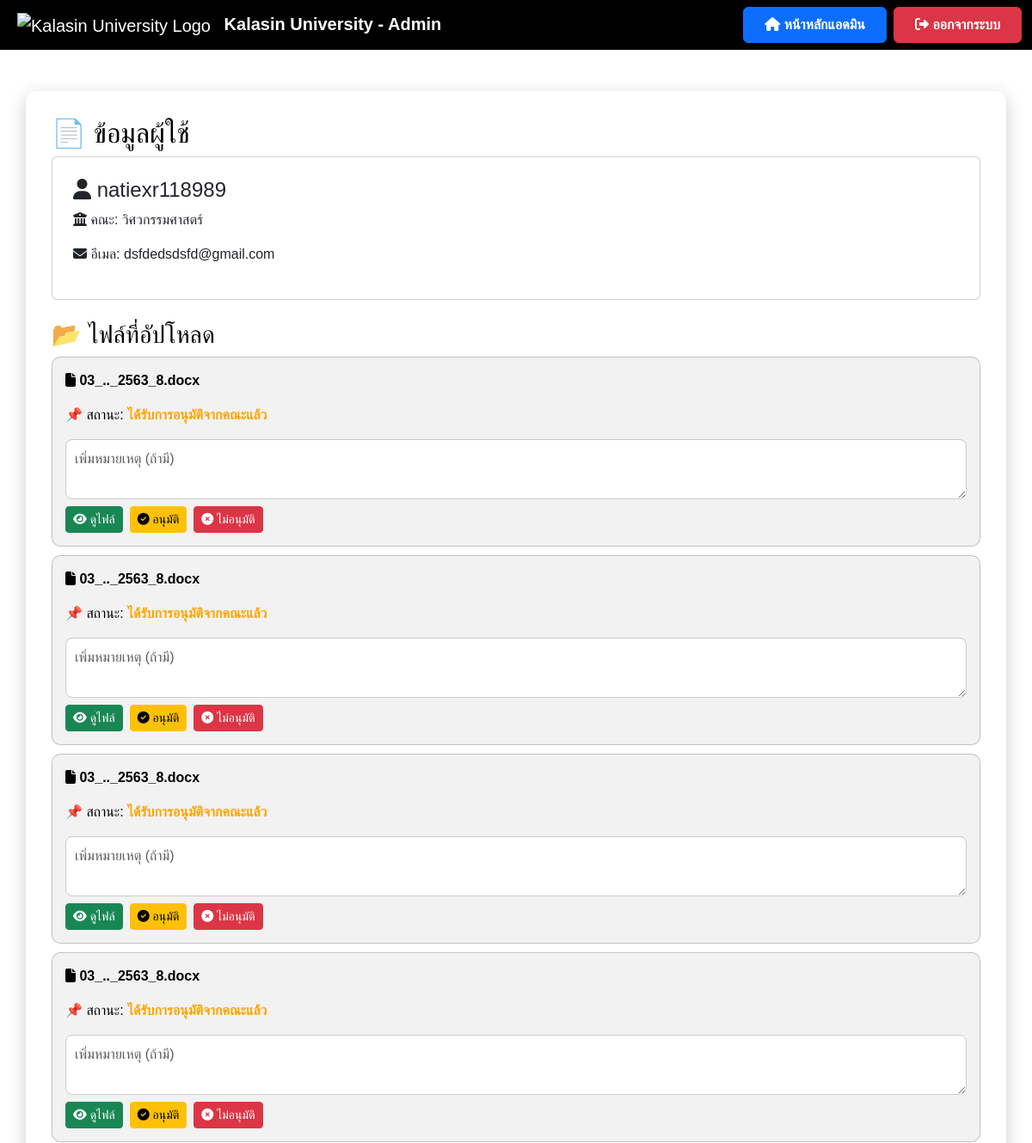
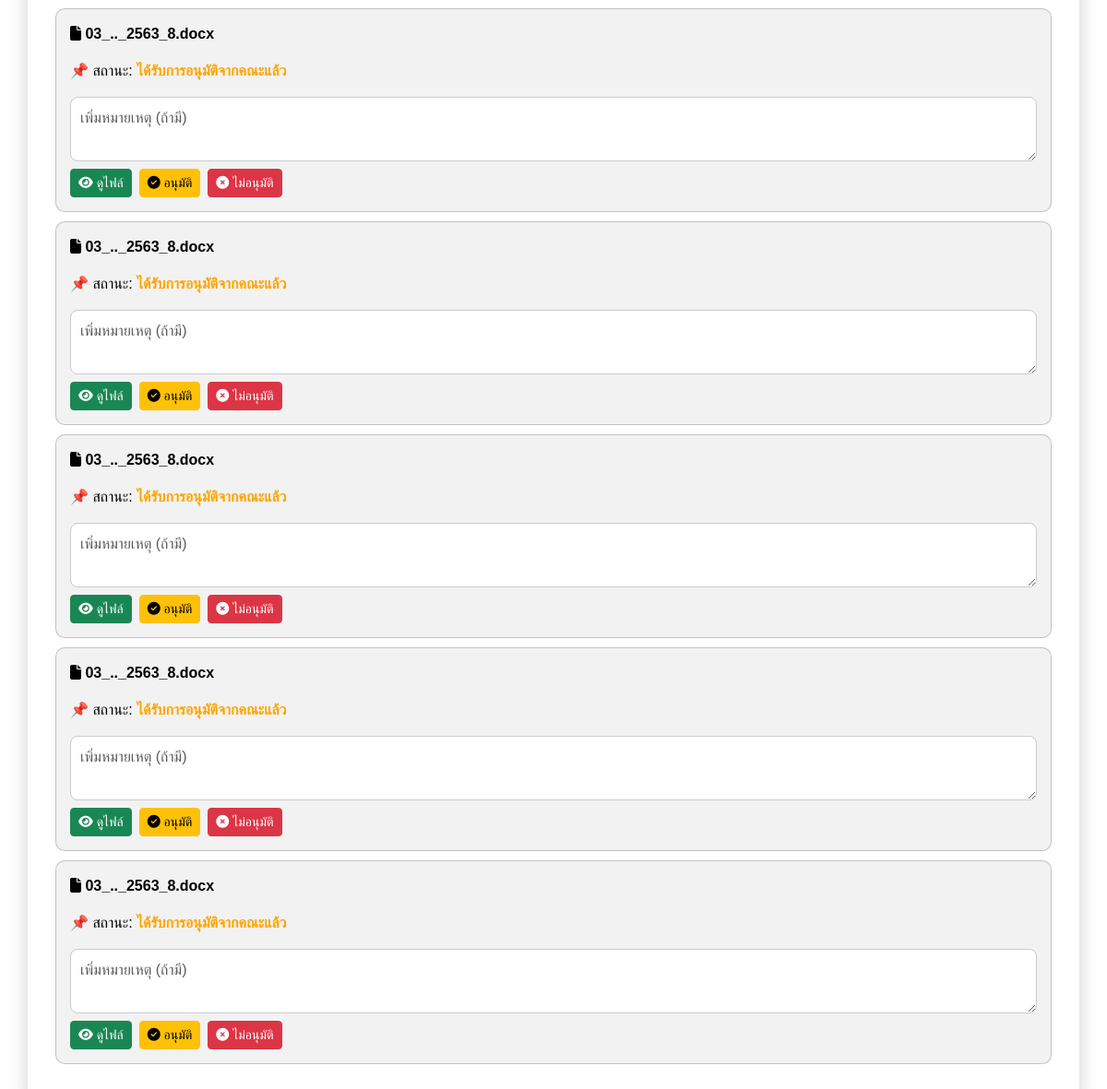
/view_user/14, run on the app's committed database (2 pictures, top to bottom).
### app.py (models this page shows)
class User(db.Model):
    id = db.Column(db.Integer, primary_key=True)
    username = db.Column(db.String(100), unique=True, nullable=False)
    email = db.Column(db.String(150), unique=True, nullable=False)  # ✅ เพิ่ม email
    password = db.Column(db.String(200), nullable=False)
    role = db.Column(db.String(10), nullable=False, default='user')
    files = db.relationship('File', backref='user', lazy=True)
    faculty = db.Column(db.String(100), nullable=True)

class File(db.Model):
    id = db.Column(db.Integer, primary_key=True)
    filename = db.Column(db.String(255), nullable=False)
    file_path = db.Column(db.String(255), nullable=True)  # ✅ เพิ่มฟิลด์นี้
    status = db.Column(db.String(50), nullable=False, default="รอตรวจสอบ")
    comment = db.Column(db.Text, nullable=True)
    user_id = db.Column(db.Integer, db.ForeignKey('user.id'), nullable=False)
    upload_date = db.Column(db.DateTime, default=db.func.current_timestamp())
    review_date = db.Column(db.DateTime, nullable=True)
    approve_date = db.Column(db.DateTime, nullable=True)

### app.py (the view)
@app.route('/view_user/<int:user_id>')
def view_user(user_id):
    user = User.query.get(user_id)
    if not user:
        flash("ไม่พบข้อมูลผู้ใช้", "danger")
        return redirect(url_for('manage_users'))  # ถ้าหาไม่เจอให้กลับไปหน้า manage_users
    files = File.query.filter_by(user_id=user.id).all()
    return render_template('view_user.html', user=user, files=files)

### templates/view_user.html (shortened to what this page needs)
<!DOCTYPE html>
<html lang="th">
<head>
    <link href="https://cdn.jsdelivr.net/npm/bootstrap@5.3.3/dist/css/bootstrap.min.css" rel="stylesheet">
    <link rel="stylesheet" href="https://cdnjs.cloudflare.com/ajax/libs/font-awesome/6.4.2/css/all.min.css">
    {% set fac_map = {
        'engineering':'วิศวกรรมศาสตร์',
        'science':'วิทยาศาสตร์',
        'education':'ครุศาสตร์',
        'nursing':'พยาบาลศาสตร์',
        'law':'นิติศาสตร์',
        'arts':'ศิลปศาสตร์'
    } %}
</head>
<body>
    <nav class="navbar navbar-expand-lg navbar-dark">
        <div class="container-fluid">
            <a class="navbar-brand ms-2" href="{{ url_for('admin_dashboard') }}">
                <img src="https://upload.wikimedia.org/wikipedia/th/4/4e/Kalasin_University_Seal.svg"
                     alt="Kalasin University Logo" style="height: 50px; margin-right: 10px;">
                <strong>Kalasin University - Admin</strong>
            </a>
            <div class="ms-auto d-flex">
                <a href="{{ url_for('admin_dashboard') }}" class="btn btn-primary fw-bold px-4 py-2 me-2">
                    <i class="fas fa-home"></i> หน้าหลักแอดมิน
                </a>
                <a href="{{ url_for('logout') }}" class="btn btn-danger fw-bold px-4 py-2">
                    <i class="fas fa-sign-out-alt"></i> ออกจากระบบ
                </a>
            </div>
        </div>
    </nav>
    <div class="container container-custom mt-5">
        <h2>📄 ข้อมูลผู้ใช้</h2>
        <div class="card p-4">
            <h4><i class="fas fa-user"></i> {{ user.username }}</h4>
            <p><i class="fas fa-university"></i> คณะ: {{ fac_map.get(user.faculty, 'ไม่ระบุคณะ') }}</p>
            <p><i class="fas fa-envelope"></i> อีเมล: {{ user.email }}</p>
        </div>
        <h3 class="mt-4">📂 ไฟล์ที่อัปโหลด</h3>
        {% if files %}
        {% for file in files %}
        <div class="file-card">
            <p><i class="fas fa-file"></i> <strong>{{ file.filename }}</strong></p>
            <p>📌 สถานะ:
                <span id="status-{{ file.id }}" class="{% if file.status == 'อนุมัติแล้ว' %}status-approved{% elif file.status == 'ไม่อนุมัติ' %}status-rejected{% else %}status-pending{% endif %}">
                    {{ file.status }}
                </span>
            </p>
            <textarea class="form-control mt-2 comment-box" id="comment-{{ file.id }}" placeholder="เพิ่มหมายเหตุ (ถ้ามี)">{{ file.comment if file.comment else '' }}</textarea>
            <div class="d-flex mt-2">
                <a href="{{ url_for('uploaded_file', filename=file.filename) }}" class="btn btn-success btn-sm me-2" target="_blank">
                    <i class="fas fa-eye"></i> ดูไฟล์
                </a>
                <button class="btn btn-warning btn-sm me-2" onclick="approveFile({{ file.id }})" id="approve-btn-{{ file.id }}">
                    <i class="fas fa-check-circle"></i> อนุมัติ
                </button>
                <button class="btn btn-danger btn-sm me-2" onclick="rejectFile({{ file.id }})" id="reject-btn-{{ file.id }}">
                    <i class="fas fa-times-circle"></i> ไม่อนุมัติ
                </button>
            </div>
        </div>
        {% endfor %}
        {% else %}
            <p class="text-muted">⛔ ผู้ใช้นี้ยังไม่มีการอัปโหลดไฟล์</p>
        {% endif %}
    </div>
</body>
</html>

### templates/view_user.html (style rules this page uses)
body { font-family: 'Poppins', sans-serif; background: white; color: black; }
.navbar { background: #000000; backdrop-filter: blur(10px); }
.container-custom { background: #ffffff; border-radius: 12px; padding: 30px; box-shadow: 0 5px 20px rgba(0, 0, 0, 0.2); margin-top: 20px; }
.file-card { background: rgba(0, 0, 0, 0.05); border-radius: 10px; padding: 15px; margin-bottom: 10px; border: 1px solid rgba(0, 0, 0, 0.2); transition: 0.3s; }
.status-pending { color: orange; font-weight: bold; }
.comment-box { min-height: 80px; border: 1px solid #ccc; border-radius: 8px; padding: 10px; resize: vertical; }

### data on the page
User: username "natiexr118989", get "วิศวกรรมศาสตร์", email "dsfdedsdsfd@gmail.com"
File: filename "03_.._2563_8.docx", status "ได้รับการอนุมัติจากคณะแล้ว", id "เพิ่มหมายเหตุ (ถ้ามี)"
File: filename "03_.._2563_8.docx", status "ได้รับการอนุมัติจากคณะแล้ว", id "เพิ่มหมายเหตุ (ถ้ามี)"
File: filename "03_.._2563_8.docx", status "ได้รับการอนุมัติจากคณะแล้ว", id "เพิ่มหมายเหตุ (ถ้ามี)"
File: filename "03_.._2563_8.docx", status "ได้รับการอนุมัติจากคณะแล้ว", id "เพิ่มหมายเหตุ (ถ้ามี)"
File: filename "03_.._2563_8.docx", status "ได้รับการอนุมัติจากคณะแล้ว", id "เพิ่มหมายเหตุ (ถ้ามี)"
File: filename "03_.._2563_8.docx", status "ได้รับการอนุมัติจากคณะแล้ว", id "เพิ่มหมายเหตุ (ถ้ามี)"
File: filename "03_.._2563_8.docx", status "ได้รับการอนุมัติจากคณะแล้ว", id "เพิ่มหมายเหตุ (ถ้ามี)"
File: filename "03_.._2563_8.docx", status "ได้รับการอนุมัติจากคณะแล้ว", id "เพิ่มหมายเหตุ (ถ้ามี)"
File: filename "03_.._2563_8.docx", status "ได้รับการอนุมัติจากคณะแล้ว", id "เพิ่มหมายเหตุ (ถ้ามี)"
